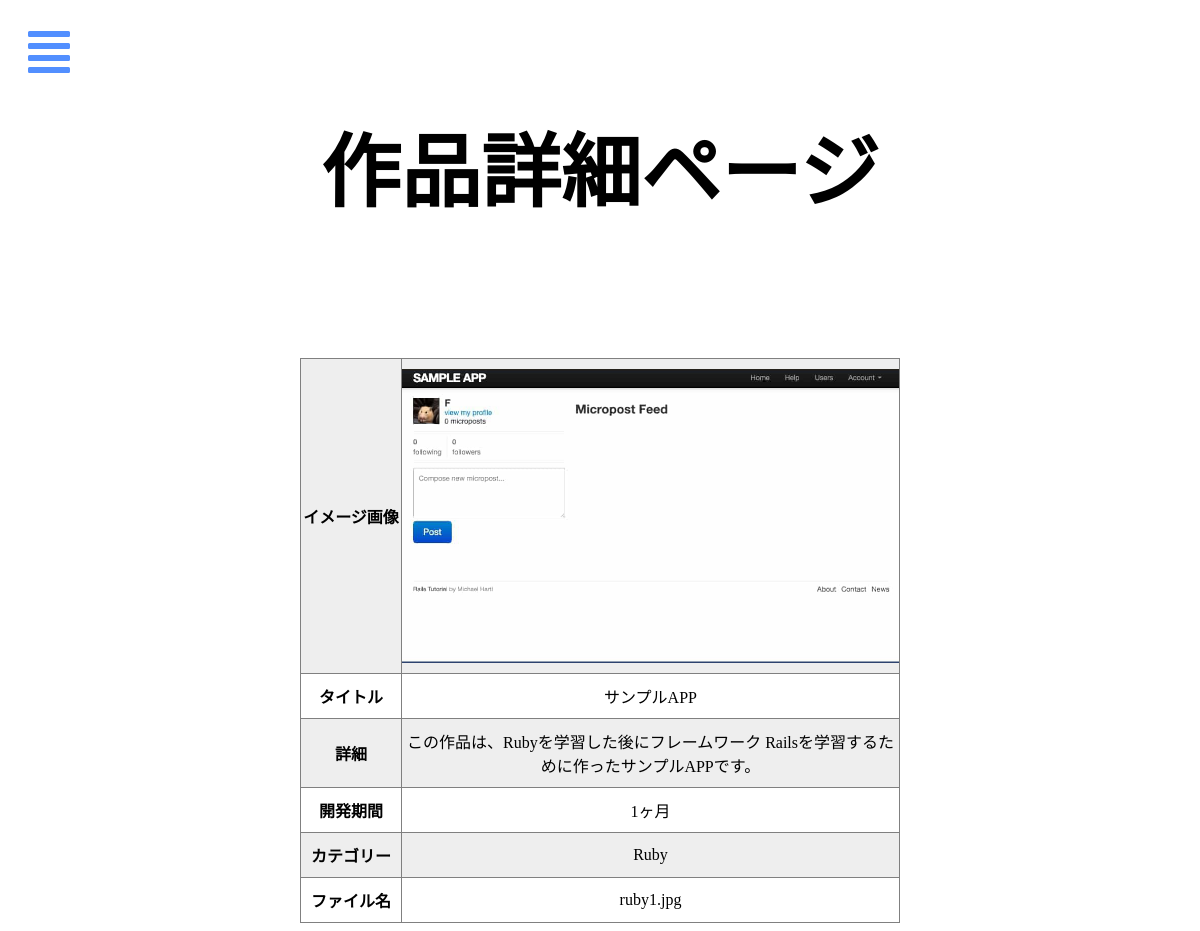
Screenshot of /product_details.php?id=9 with the database file from the repository.
### tables this page shows
CREATE TABLE "portfolio" (
	"id"	INTEGER,
	"product"	TEXT,
	"product_description"	TEXT,
	"cost"	TEXT,
	"category"	TEXT,
	"software"	TEXT,
	"created_at"	TEXT,
	"updated_at"	TEXT,
	"file_name"	TEXT,
	PRIMARY KEY("id")
);

### public_html/func_pub_db.php (called while the page is built, shortened)
<?php
function DB_Access($SQL_STAT) {
	$db_file_name = "../connect/portfolio.db3";
	try {
		$NewPdo = new PDO("sqlite:".$db_file_name);
		$QueryObj = $NewPdo->query($SQL_STAT);
	} catch (PDOException $e) {
		$QueryObj = "DBError：".$e->getMessage();
	}
	return $QueryObj;
}
?>

### public_html/product_details.php (the view, shortened to what this page needs)
<?php
require_once('./func_pub_db.php');
$html_str = "";
$SQL_STAT = "SELECT * FROM portfolio WHERE id =  $_GET[id]";
$QueryObj = DB_Access($SQL_STAT);
$SelectALL = $QueryObj->fetch();
$html_str .= "<tr>";
$html_str .= "<th>イメージ画像</th>";
$html_str .= "<td><img src='photo/" . $SelectALL['file_name'] . "' width='100%'></a></td>";
$html_str .= "</tr>";
$html_str .= "<tr>";
$html_str .= "<th>タイトル</th>";
$html_str .= "<td>" . $SelectALL['product'] . "</td>";
$html_str .= "</tr>";
$html_str .= "<tr>";
$html_str .= "<th>詳細</th>";
$html_str .= "<td>" . nl2br($SelectALL['product_description']) . "</td>";
$html_str .= "</tr>";
$html_str .= "<tr>";
$html_str .= "<th>開発期間</th>";
$html_str .= "<td>" . $SelectALL['cost'] . "</td>";
$html_str .= "</tr>";
$html_str .= "<tr>";
$html_str .= "<th>カテゴリー</th>";
$html_str .= "<td>" . $SelectALL['category'] . "</td>";
$html_str .= "</tr>";
$html_str .= "<th>ファイル名</th>";
$html_str .= "<td>" . $SelectALL['file_name'] . "</td>";
$html_str .= "</tr>";
?>
<html>
<head>
	<link rel="stylesheet" href="css/slide.css" type="text/css">
	<link rel="stylesheet" href="./css/bgstyle_page.css" type="text/css">
	<link rel="stylesheet" href="css/product_details.css" type="text/css">
</head>
<body>
	<main class="wrap push">
		<a href="#menu" class="menu-link">
			<i class="fas fa-align-justify justify_blue fa-3x"></i>
		</a>
		<h1>作品詳細ページ</h1>
		<div class="detalis_aitem">
			<table width="600px" border="1">
				<?= $html_str ?>
			</table>
		</div>
	</main>
</body>
</html>

### public_html/css/bgstyle_page.css (style rules this page uses)
.wrap { position: relative; }
.justify_blue { color:#528fff; }
.fa-align-justify { margin: 20px; }
.menu-link { position: absolute; top: 0; left: 0; }

### public_html/css/product_details.css (style rules this page uses)
h1 { padding-top: 100px; padding-bottom: 80px; text-align: center; font-size: 5em; }
.detalis_aitem table { margin: 0 auto; }
th { width: 100px; }
table { border-collapse: collapse; border-spacing: 0; margin-bottom: 200px; border: solid 1px gray; }
table th,table td { padding: 10px 0; text-align: center; }
table tr:nth-child(odd) { background-color: #eee }
table { border-color: gray; }

### rows the page displays
portfolio: file_name (picture), product "サンプルAPP", product_description "この作品は、Rubyを学習した後にフレームワーク Railsを学習するために作ったサンプルAPPです。", cost "1ヶ月", category "Ruby", file_name "ruby1.jpg"
